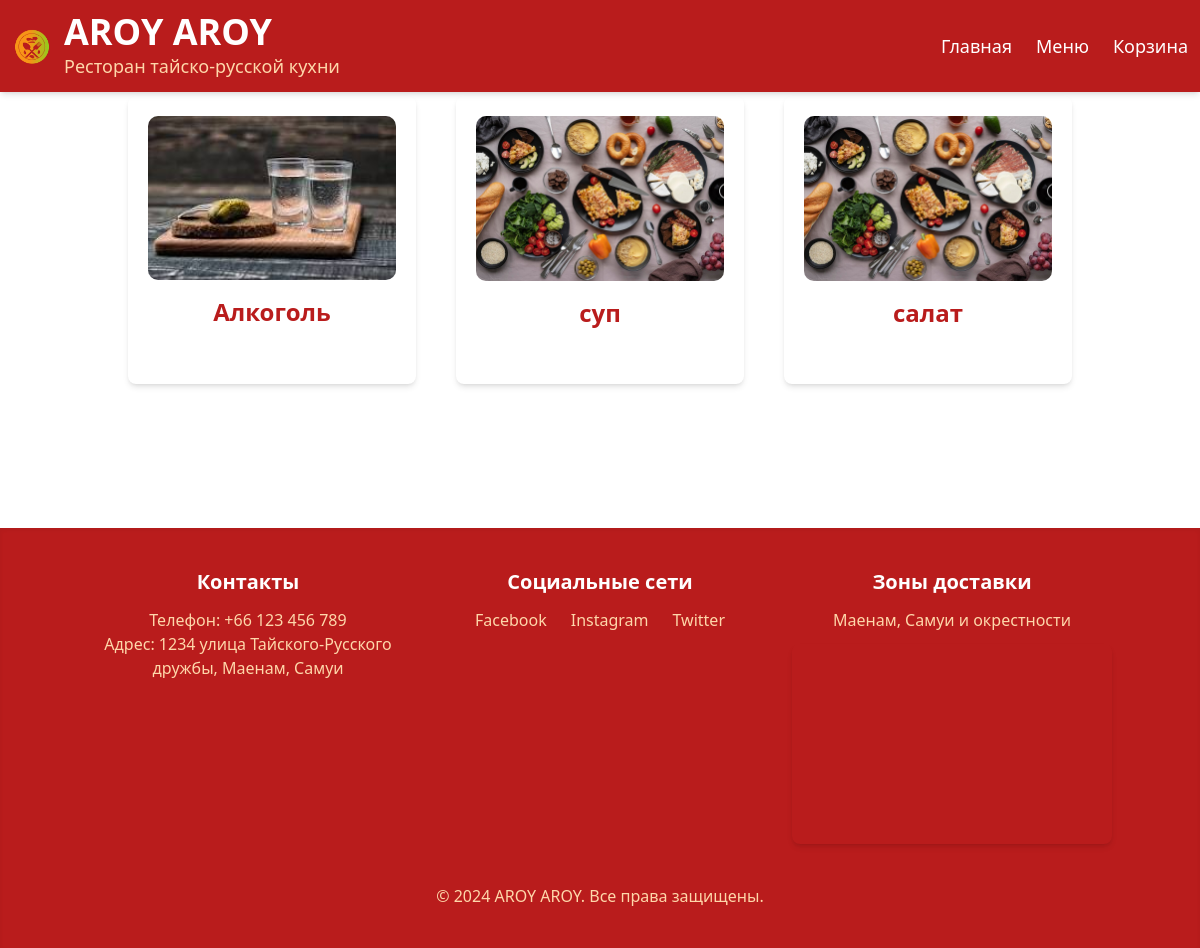
The app's page /menu/ with its own data.
### menu/models.py (models this page shows, shortened)
class Category(models.Model):
    name = models.CharField(max_length=255)
    image = models.ImageField(upload_to='categories/images', blank=True, null=True)

### menu/views.py (the view)
# urls.py: path("menu/", views.menu, name="menu"),  # Путь для страницы меню
def menu(request):
    categories = Category.objects.prefetch_related("products").all()
    return render(request, "menu/menu.html", {"categories": categories})

### menu/templates/menu/menu.html (shortened to what this page needs)
<!DOCTYPE html>
<html lang="ru">
<head>
    {% load static %}
    <script src="https://cdn.tailwindcss.com"></script>
    <link rel="stylesheet" href="{% static 'menu/css/styles.css' %}">
</head>
<body class="bg-white font-sans">
{% include 'menu/common_header.html' %}
<div class="menu-categories container mx-auto p-10 pt-24">
    <div class="grid grid-cols-1 md:grid-cols-2 lg:grid-cols-3 gap-10">
        {% for category in categories %}
            {% if category.products.exists %}
                <a href="{% url 'category_detail' category.id %}"
                   class="category bg-white shadow-md rounded-lg p-5 mb-6 text-center" style="aspect-ratio: 1/1;">
                    <img src="
                            {% if category.image %}{{ category.image.url }}{% else %}{% static 'menu/images/default.jpg' %}{% endif %}"
                         alt="{{ category.name }}" class="w-full h-full object-cover rounded-md mb-4">
                    <h2 class="text-2xl font-bold mb-4 text-red-700">{{ category.name }}</h2>
                </a>
            {% endif %}
        {% endfor %}
    </div>
</div>
{% include 'menu/common_footer.html' %}
</body>
</html>

### menu/static/menu/css/styles.css (style rules this page uses)
body { background-color: #f8f4e6; font-family: 'Arial', sans-serif; margin: 0; padding: 0; color: #333; }
h1, h2, h3, .text-red-700 { color: #b22222; font-weight: bold; }
h2 { text-align: center; margin-top: 20px; margin-bottom: 10px; }
a { color: #b22222; text-decoration: none; }
.product-card, .category { background-color: #fff; border-radius: 15px; box-shadow: 0 4px 8px rgba(0, 0, 0, 0.1); transition: transform 0.3s ease, box-shadow 0.3s ease; padding: 20px; margin-bottom: 20px; }
.product-card img, .category img { width: 100%; height: auto; border-radius: 10px; }

### records on screen
Category: image (picture), name "Алкоголь"
Category: name "суп"
Category: name "салат"
